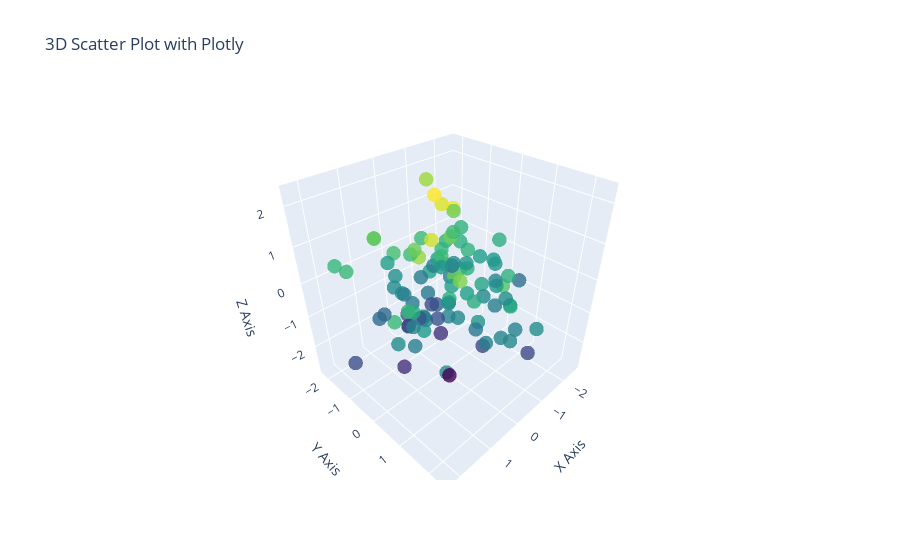

Source (notebook cell):
### Code cell
# 13. Create a 3D scatter plot using Plotly.

# 13.
import plotly.graph_objects as go
import numpy as np

# Sample data
np.random.seed(0)
x = np.random.randn(100)
y = np.random.randn(100)
z = np.random.randn(100)

# Create 3D scatter plot
fig = go.Figure(data=[go.Scatter3d(
    x=x,
    y=y,
    z=z,
    mode='markers',
    marker=dict(
        size=5,
        color=z,           # Color by z values
        colorscale='Viridis',
        opacity=0.8
    )
)])

fig.update_layout(
    scene=dict(
        xaxis_title='X Axis',
        yaxis_title='Y Axis',
        zaxis_title='Z Axis'
    ),
    title='3D Scatter Plot with Plotly'
)

fig.show()
